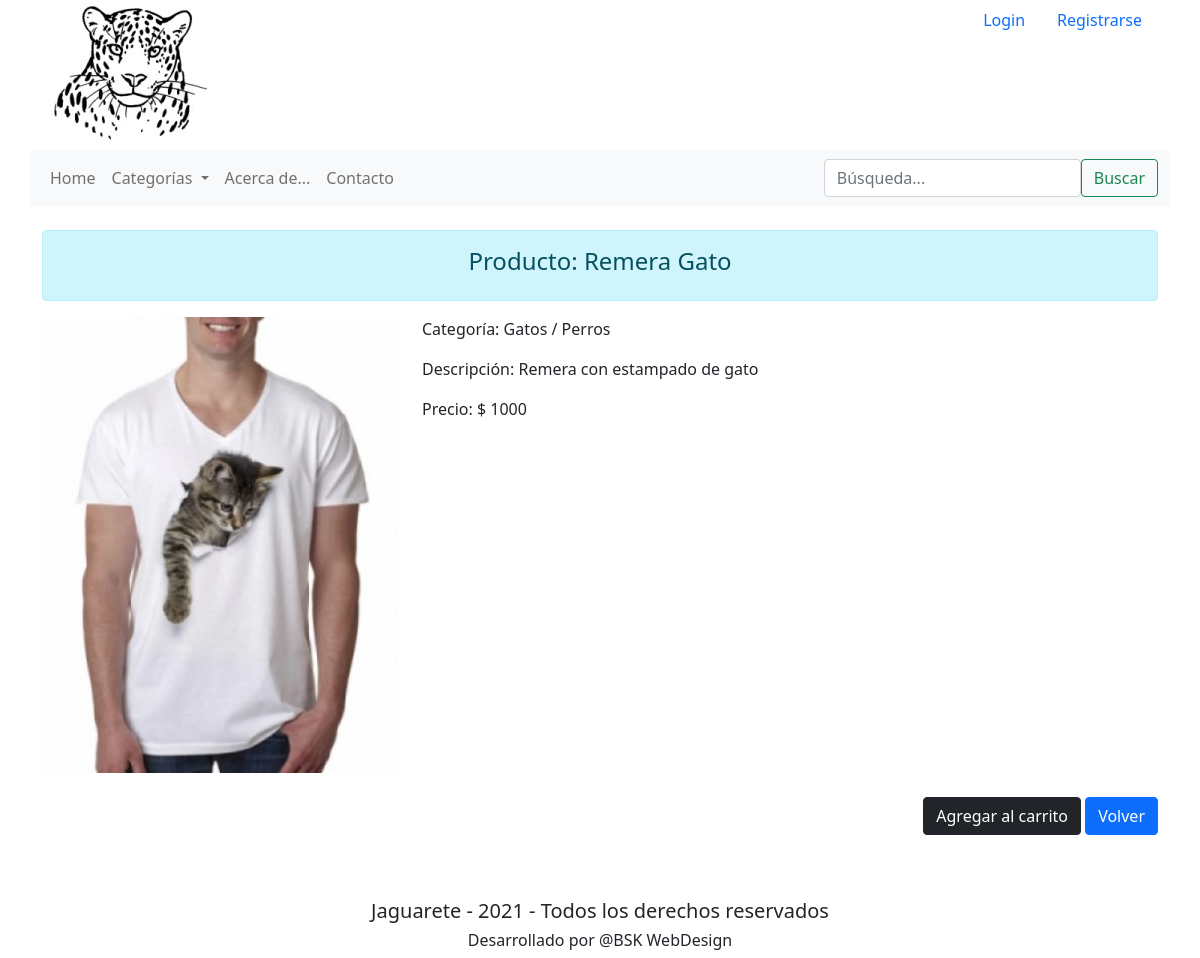
/apps/producto/7, run on the app's committed database.
### apps/models.py (models this page shows, shortened)
class Producto(models.Model):
    categoria = models.ForeignKey(Categorias, on_delete=models.CASCADE, related_name="clasificacion_categoria")
    titulo = models.CharField(max_length=250, null=False)
    imagen = models.FileField(upload_to='imagenes/')
    contenido = models.CharField(max_length=2000, null=False)
    precio = models.IntegerField()

class Categorias(models.Model):
    categoria = models.CharField(max_length=64, null=False)
    def __str__(self):
        return f"{self.categoria}"

### apps/views.py (the view)
# urls.py: path('<int:producto_id>', views.producto, name="producto"),
def producto(request, producto_id):
    un_producto = get_object_or_404(Producto, id=producto_id)
    return render(request, "producto.html", {
        "producto": un_producto
    })

### apps/templates/producto.html (shortened to what this page needs)
<!DOCTYPE HTML lang="es">
<html lang="es">
{% extends "layout.html" %}
{% block content %}
    <div class="alert alert-info" role="alert"><h4 style="text-align: center;">Producto: {{producto.titulo}}</h4></div>
    <div class="row">
        <div class="col-sm-4">
            <img class="card-img-top" src="{{ media_url  }}{{ producto.imagen.url }}" alt="{{ producto.titulo }}">
        </div>
        <div class="col-sm-8">
            <p class="card-text">Categoría: {{ producto.categoria }}</p>
            <p class="card-text">Descripción: {{ producto.contenido }}</p>
            <p class="card-text">Precio: $ {{ producto.precio }}</p>
        </div>
    </div>
    <br>
    <p style="text-align: right;">
    <a href="{% url 'agregar_al_carrito' producto.id %}" class="btn btn-dark">Agregar al carrito</a>
    <a href="/apps/" class="btn btn-primary">Volver</a></p>
    <br>
{% endblock %}

### data on the page
Producto: titulo "Remera Gato", imagen (picture), categoria "Gatos / Perros", contenido "Remera con estampado de gato", precio "1000"
